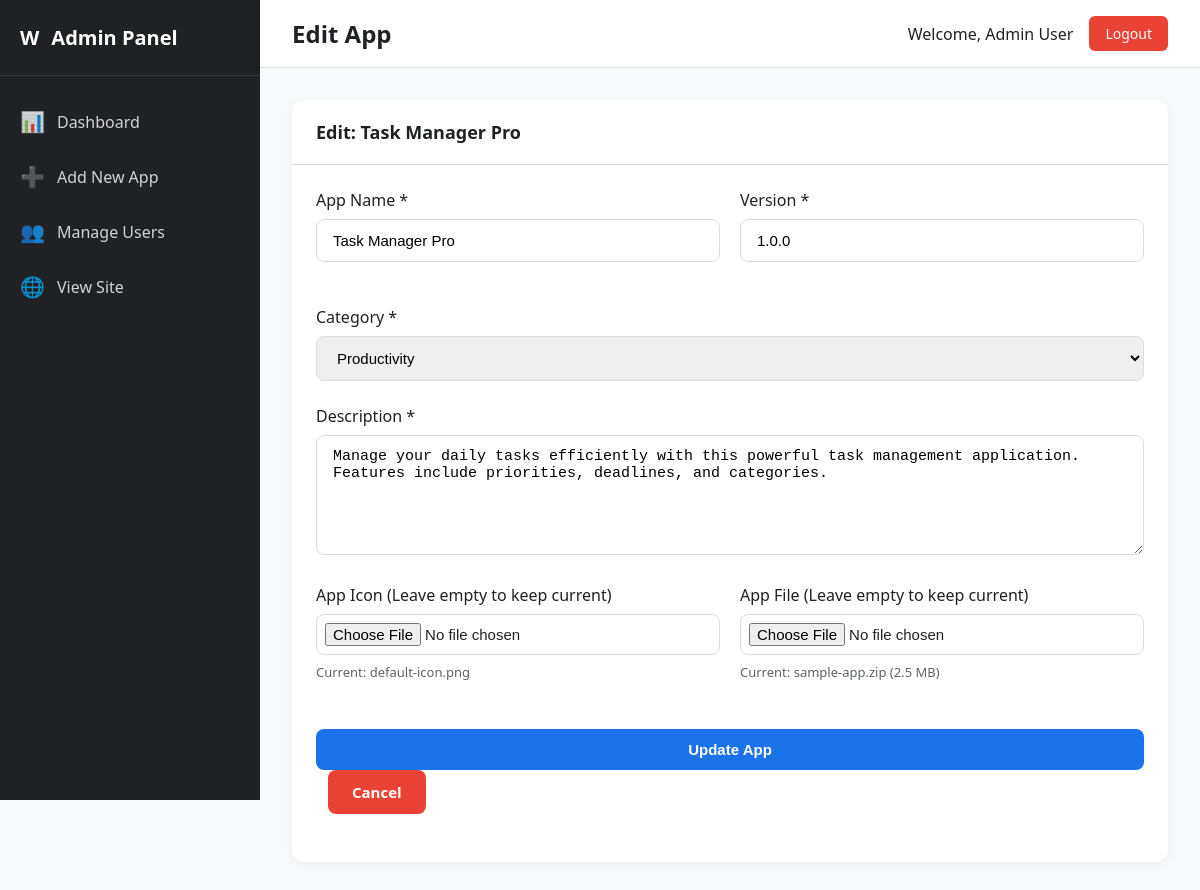
Screenshot of /admin/edit-app.php?id=1 (signed in) with the database file from the repository.
### tables this page shows
CREATE TABLE IF NOT EXISTS apps (
    id INT(11) NOT NULL AUTO_INCREMENT,
    name VARCHAR(200) NOT NULL,
    description TEXT NOT NULL,
    category INT(11) NOT NULL,
    version VARCHAR(20) NOT NULL,
    app_icon VARCHAR(255) NOT NULL,
    app_file VARCHAR(255) NOT NULL,
    size VARCHAR(50) NOT NULL,
    downloads INT(11) NOT NULL DEFAULT 0,
    created_at TIMESTAMP NOT NULL DEFAULT CURRENT_TIMESTAMP,
    updated_at TIMESTAMP NOT NULL DEFAULT CURRENT_TIMESTAMP ON UPDATE CURRENT_TIMESTAMP,
    PRIMARY KEY (id),
    FOREIGN KEY (category) REFERENCES categories(id) ON DELETE CASCADE,
    INDEX idx_category (category),
    INDEX idx_downloads (downloads),
    INDEX idx_created_at (created_at)
);

CREATE TABLE IF NOT EXISTS categories (
    id INT(11) NOT NULL AUTO_INCREMENT,
    category_name VARCHAR(100) NOT NULL UNIQUE,
    created_at TIMESTAMP NOT NULL DEFAULT CURRENT_TIMESTAMP,
    PRIMARY KEY (id),
    INDEX idx_category_name (category_name)
);

### includes/auth.php (called while the page is built, shortened)
<?php
function getAdminName() {
    return isset($_SESSION['admin_name']) ? $_SESSION['admin_name'] : 'Admin';
}
?>

### includes/functions.php (called while the page is built, shortened)
<?php
function getCategories($conn) {
    $query = "SELECT * FROM categories ORDER BY category_name ASC";
    $result = mysqli_query($conn, $query);
    $categories = array();
    if ($result) {
        while ($row = mysqli_fetch_assoc($result)) {
            $categories[] = $row;
        }
    }
    return $categories;
}
function getAppById($conn, $app_id) {
    $app_id = (int)$app_id;
    $query = "SELECT * FROM apps WHERE id = $app_id LIMIT 1";
    $result = mysqli_query($conn, $query);
    if ($result && mysqli_num_rows($result) == 1) {
        return mysqli_fetch_assoc($result);
    }
    return null;
}
?>

### admin/edit-app.php (the view, shortened to what this page needs)
<?php
require_once '../includes/db.php';
require_once '../includes/auth.php';
require_once '../includes/functions.php';
$app_id = isset($_GET['id']) ? (int)$_GET['id'] : 0;
$app = getAppById($conn, $app_id);
$categories = getCategories($conn);
?>
<!DOCTYPE html>
<html lang="en">
<head>
    <link rel="stylesheet" href="assets/admin.css">
</head>
<body>
    <div class="admin-wrapper">
        <aside class="sidebar">
            <div class="sidebar-header">
                <div class="sidebar-logo">
                    <div class="logo-icon">W</div>
                    <span>Admin Panel</span>
                </div>
            </div>
            <ul class="sidebar-menu">
                <li>
                    <a href="dashboard.php">
                        <span class="icon">📊</span>
                        <span>Dashboard</span>
                    </a>
                </li>
                <li>
                    <a href="add-app.php">
                        <span class="icon">➕</span>
                        <span>Add New App</span>
                    </a>
                </li>
                <li>
                    <a href="manage-users.php">
                        <span class="icon">👥</span>
                        <span>Manage Users</span>
                    </a>
                </li>
                <li>
                    <a href="../index.php" target="_blank">
                        <span class="icon">🌐</span>
                        <span>View Site</span>
                    </a>
                </li>
            </ul>
        </aside>
        <main class="main-content">
            <div class="topbar">
                <h1 class="topbar-title">Edit App</h1>
                <div class="topbar-user">
                    <span class="user-name">Welcome, <?php echo htmlspecialchars(getAdminName()); ?></span>
                    <a href="logout.php" class="btn-logout">Logout</a>
                </div>
            </div>
            <div class="content">
                <div class="card">
                    <div class="card-header">
                        <h2 class="card-title">Edit: <?php echo htmlspecialchars($app['name']); ?></h2>
                    </div>
                    <div class="card-body">
                        <form method="POST" action="" enctype="multipart/form-data">
                            <div class="form-row">
                                <div class="form-group">
                                    <label for="name" class="form-label">App Name *</label>
                                    <input
                                        type="text"
                                        id="name"
                                        name="name"
                                        class="form-input"
                                        placeholder="Enter app name"
                                        required
                                        value="<?php echo htmlspecialchars($app['name']); ?>"
                                    >
                                </div>
                                <div class="form-group">
                                    <label for="version" class="form-label">Version *</label>
                                    <input
                                        type="text"
                                        id="version"
                                        name="version"
                                        class="form-input"
                                        placeholder="e.g., 1.0.0"
                                        required
                                        value="<?php echo htmlspecialchars($app['version']); ?>"
                                    >
                                </div>
                            </div>
                            <div class="form-group">
                                <label for="category" class="form-label">Category *</label>
                                <select id="category" name="category" class="form-input" required>
                                    <?php foreach ($categories as $cat): ?>
                                        <option value="<?php echo $cat['id']; ?>"
                                            <?php echo ($app['category'] == $cat['id']) ? 'selected' : ''; ?>>
                                            <?php echo htmlspecialchars($cat['category_name']); ?>
                                        </option>
                                    <?php endforeach; ?>
                                </select>
                            </div>
                            <div class="form-group">
                                <label for="description" class="form-label">Description *</label>
                                <textarea
                                    id="description"
                                    name="description"
                                    class="form-input"
                                    placeholder="Describe the app..."
                                    required
                                ><?php echo htmlspecialchars($app['description']); ?></textarea>
                            </div>
                            <div class="form-row">
                                <div class="form-group">
                                    <label for="app_icon" class="form-label">App Icon (Leave empty to keep current)</label>
                                    <input
                                        type="file"
                                        id="app_icon"
                                        name="app_icon"
                                        class="form-input file-input"
                                        accept="image/jpeg,image/jpg,image/png,image/gif"
                                    >
                                    <p class="text-muted" style="margin-top: 8px; font-size: 13px;">
                                        Current: <?php echo htmlspecialchars($app['app_icon']); ?>
                                    </p>
                                </div>
                                <div class="form-group">
                                    <label for="app_file" class="form-label">App File (Leave empty to keep current)</label>
                                    <input
                                        type="file"
                                        id="app_file"
                                        name="app_file"
                                        class="form-input file-input"
                                        accept=".zip,.rar,.apk,.exe,.dmg"
                                    >
                                    <p class="text-muted" style="margin-top: 8px; font-size: 13px;">
                                        Current: <?php echo htmlspecialchars($app['app_file']); ?> (<?php echo htmlspecialchars($app['size']); ?>)
                                    </p>
                                </div>
                            </div>
                            <div class="form-group" style="margin-top: 24px;">
                                <button type="submit" class="btn btn-primary">Update App</button>
                                <a href="dashboard.php" class="btn btn-danger" style="margin-left: 12px;">Cancel</a>
                            </div>
                        </form>
                    </div>
                </div>
            </div>
        </main>
    </div>
</body>
</html>

### admin/assets/admin.css (style rules this page uses)
* { margin: 0; padding: 0; box-sizing: border-box; }
:root { --primary: #1a73e8; --primary-dark: #1557b0; --success: #34a853; --danger: #ea4335; --warning: #fbbc04; --dark: #202124; --gray: #5f6368; --light-gray: #dadce0; --bg-light: #f8f9fa; --white: #ffffff; --sidebar-width: 260px; }
body { font-family: 'Segoe UI', Tahoma, Geneva, Verdana, sans-serif; background-color: var(--bg-light); color: var(--dark); }
.form-group { margin-bottom: 24px; }
.form-label { display: block; margin-bottom: 8px; font-weight: 500; color: var(--dark); }
.form-input { width: 100%; padding: 12px 16px; border: 1px solid var(--light-gray); border-radius: 8px; font-size: 15px; transition: all 0.3s; }
.btn { padding: 12px 24px; border: none; border-radius: 8px; font-size: 15px; font-weight: 600; cursor: pointer; transition: all 0.3s; text-align: center; display: inline-block; text-decoration: none; }
.btn-primary { background-color: var(--primary); color: white; width: 100%; }
.btn-danger { background-color: var(--danger); color: white; }
.admin-wrapper { display: flex; min-height: 100vh; }
.sidebar { width: var(--sidebar-width); background-color: var(--dark); color: white; position: fixed; height: 100vh; overflow-y: auto; }
.sidebar-header { padding: 24px 20px; border-bottom: 1px solid rgba(255,255,255,0.1); }
.sidebar-logo { font-size: 20px; font-weight: 700; color: white; display: flex; align-items: center; gap: 12px; }
.sidebar-menu { list-style: none; padding: 20px 0; }
.sidebar-menu li { margin-bottom: 4px; }
.sidebar-menu a { display: flex; align-items: center; gap: 12px; padding: 12px 20px; color: rgba(255,255,255,0.8); text-decoration: none; transition: all 0.3s; }
.sidebar-menu .icon { font-size: 20px; }
.main-content { flex: 1; margin-left: var(--sidebar-width); background-color: var(--bg-light); }
.topbar { background-color: var(--white); padding: 16px 32px; border-bottom: 1px solid var(--light-gray); display: flex; align-items: center; justify-content: space-between; }
.topbar-title { font-size: 24px; font-weight: 600; }
.topbar-user { display: flex; align-items: center; gap: 16px; }
.user-name { font-weight: 500; }
.btn-logout { padding: 8px 16px; background-color: var(--danger); color: white; border: none; border-radius: 6px; cursor: pointer; font-size: 14px; text-decoration: none; display: inline-block; }
.content { padding: 32px; }
.card { background-color: var(--white); border-radius: 12px; box-shadow: 0 2px 8px rgba(0,0,0,0.05); margin-bottom: 24px; }
.card-header { padding: 20px 24px; border-bottom: 1px solid var(--light-gray); display: flex; align-items: center; justify-content: space-between; }
.card-title { font-size: 18px; font-weight: 600; }
.card-body { padding: 24px; }
.form-row { display: grid; grid-template-columns: repeat(auto-fit, minmax(250px, 1fr)); gap: 20px; margin-bottom: 20px; }
textarea.form-input { min-height: 120px; resize: vertical; }
.file-input { padding: 8px; }
.text-muted { color: var(--gray); }

### rows the page displays
apps: name "Task Manager Pro", version "1.0.0", category "Productivity", description "Manage your daily tasks efficiently with this powerful task management application. Features include priorities, deadlines, and categories.", app_icon "default-icon.png", app_file "sample-app.zip", size "2.5 MB"

### other values shown
getAdminName() "Admin User"
